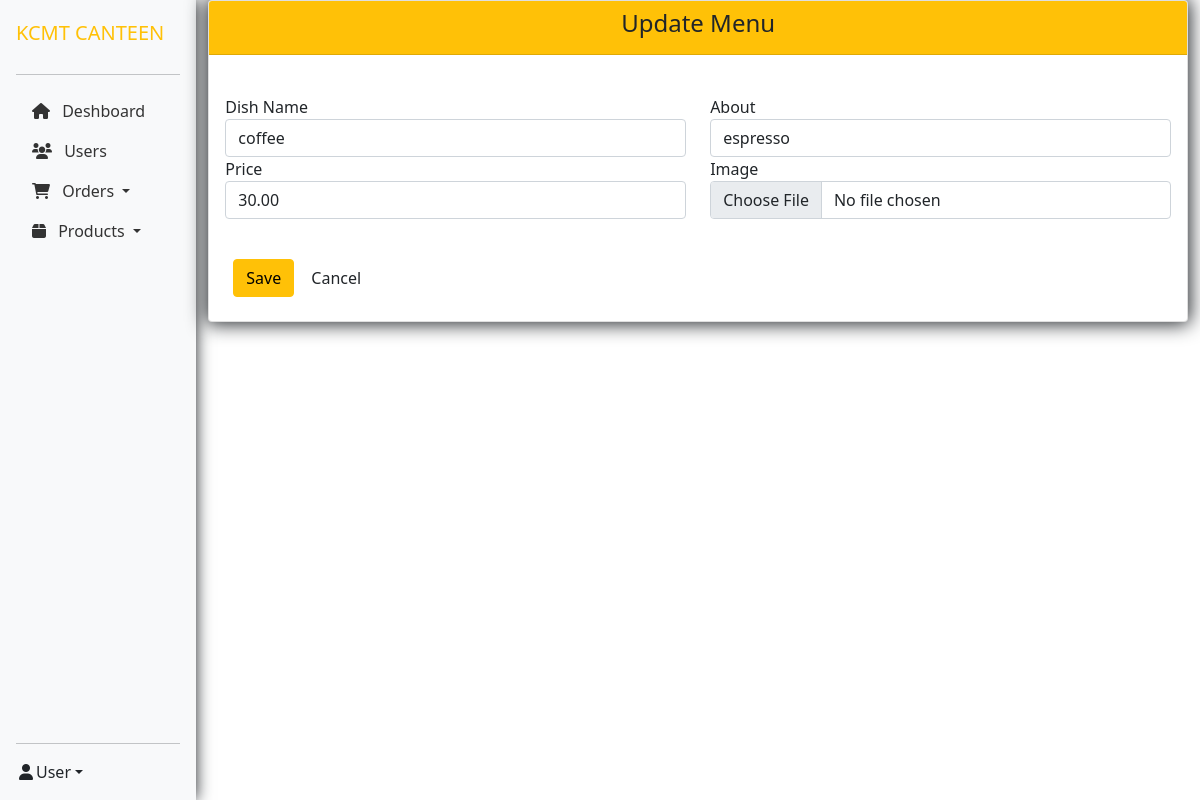
The page /admin/update_menu.php?menu_upd=2 (signed in) on the database its author committed.
### tables this page shows
CREATE TABLE `dishes` (
  `d_id` int(222) NOT NULL,
  `rs_id` int(222) NOT NULL,
  `name` varchar(222) NOT NULL,
  `slogan` varchar(222) NOT NULL,
  `price` decimal(10,2) NOT NULL,
  `img` varchar(222) NOT NULL
);

### admin/update_menu.php (the view, shortened to what this page needs)
<!DOCTYPE html>
<html lang="en">
<?php
include("../connection/connect.php");
?>
    <head>
        <link rel="stylesheet" href="https://cdnjs.cloudflare.com/ajax/libs/font-awesome/6.0.0/css/all.min.css">
        <link href="https://cdn.jsdelivr.net/npm/bootstrap@5.0.2/dist/css/bootstrap.min.css" rel="stylesheet"
>
    </head>
    <body>
        <div id="main-wrapper">
            <div class="d-flex">
                <?php include('include/sidebar.php'); ?>
                <div class="container-fluid">
<div class="col-lg-12">
<div class="card card-outline-primary">
<div class="card-header bg-warning mb-4">
                                        <h4 class="m-b-0 text-dark text-center">Update Menu</h4>
                                    </div>
<div class="card-body">
    <form action='' method='post'  enctype="multipart/form-data">
        <div class="form-body">
            <?php $qml ="select * from dishes where d_id='$_GET[menu_upd]'";
                        $rest=mysqli_query($db, $qml);
                        $roww=mysqli_fetch_array($rest);
                            ?>
            <div class="row p-t-20">
                <div class="col-md-6">
                    <div class="form-group">
                        <label class="control-label">Dish Name</label>
                        <input type="text" name="d_name" value="<?php echo $roww['name'];?>" class="form-control" placeholder="Morzirella">
                       </div>
                </div>
                <div class="col-md-6">
                    <div class="form-group has-danger">
                        <label class="control-label">About</label>
                        <input type="text" name="description" value="<?php echo $roww['slogan'];?>" class="form-control form-control-danger" placeholder="slogan">
                        </div>
                </div>
            </div>
            <div class="row p-t-20">
                <div class="col-md-6">
                    <div class="form-group">
                        <label class="control-label">Price </label>
                        <input type="text" name="price" value="<?php echo $roww['price'];?>"  class="form-control" placeholder="$">
                       </div>
                </div>
                <div class="col-md-6">
                    <div class="form-group has-danger">
                        <label class="control-label">Image</label>
                        <input type="file" name="file"  id="lastName" class="form-control form-control-danger"
                        value="<?php echo $roww['img'];?> placeholder="12n">
                        </div>
                </div>
            </div>
            </div>
        </div>
        <div class="form-actions m-4">
            <input type="submit" name="submit" class="btn btn-warning" value="Save">
            <a href="all_menu.php" class="btn btn-inverse">Cancel</a>
        </div>
</div>
</div>
</div>
            </div>
        </div>
    </body>
    </html>

### admin/include/sidebar.php (style rules this page uses)
.card { box-shadow: 0px 0px 19px 2px; }

### rows shown on the page
dishes: d_name "coffee", description "espresso", price "30.00"
